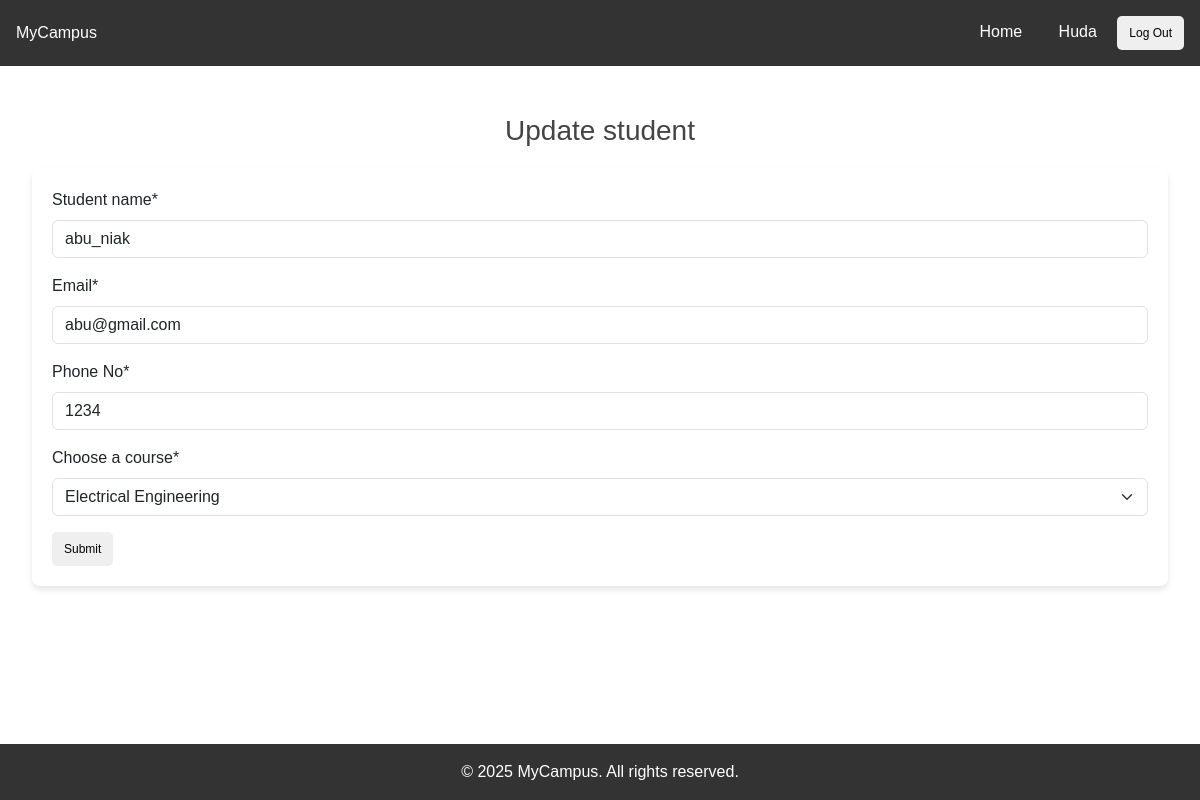
Screenshot of /update/2 (signed in) with the database file from the repository.
### student/models.py (models this page shows, shortened)
class Student(models.Model):
    COURSE_CHOICES = [
        ('CS', 'Computer Science'),
        ('IT', 'Information Technology'),
        ('EE', 'Electrical Engineering'),
        ('ME', 'Mechanical Engineering'),
    ]
    name = models.CharField(max_length=50)
    email = models.EmailField(unique=True)
    phone = models.CharField(max_length=15)
    course = models.CharField(max_length=50, choices=COURSE_CHOICES)
    created_by = models.ForeignKey(User, on_delete=models.CASCADE)

### student/views.py (the view, shortened to what this page needs)
# urls.py: path('update/<int:pk>', views.Update_student.as_view(), name='Update_student'),
class Update_student(LoginRequiredMixin, UpdateView):
  model = models.Student
  form_class = forms.StudentForm
  template_name = 'createStudent.html'
  success_url = reverse_lazy('User_profile')
  pk_url_kwarg = 'pk'
  def get_context_data(self, **kwargs):
      context = super().get_context_data(**kwargs)
      context['edit'] = True
      messages.success(self.request, "Student record updated successfully!")
      return context

### student/forms.py
class StudentForm(forms.ModelForm):
    class Meta:
        model = models.Student
        fields = ['name', 'email', 'phone', 'course']
        labels = {
            "name": "Student name",
            "email": "Email",
            "phone": "Phone No",
            "course": "Choose a course"
        }

### student/context_processors.py (called while the page is built)
def site_data(request):
  return {
    'app_name': 'MyCampus',
    'footer_info': '2025 MyCampus. All rights reserved.',
  }

### student/templates/createStudent.html (shortened to what this page needs)
{% extends 'layout.html'%}
{% load crispy_forms_tags %}
{% block content %}
<main class="content">
  <h1>{% if edit%} Update student {% else %} Create a new student {% endif %} </h1>
  <div class="container">
    <form method="POST" enctype="multipart/form-data">
      {{ form | crispy }}
      <button type="submit" >Submit</button>
    </form>
  </div>
</main>
{% endblock %} {% block title%} {% if edit%} Update Form {% else %} Create Form {% endif %}  {% endblock %}

### student/templates/components/nav.html (shortened to what this page needs)
<header class="navbar">
  <div class="logo">{{app_name}} </div>
  <nav>
      <a href={% url 'Home' %}>Home</a>
      {% if user.is_authenticated %}
        <a href={% url 'User_profile' %}>{{ user.username | title }}</a>
        <form action="{% url 'User_logout' %}" method="POST" style="display:inline;">
            <button type="submit">Log Out</button>
        </form>
    {% else %}
        <a href={% url 'User_login' %}>User</a>
        <a href="{% url 'User_login' %}">Log In</a>
        <a href="{% url 'User_create' %}">Sign Up</a>
    {% endif %}
  </nav>
</header>

### student/static/css/styles.css (style rules this page uses)
* { margin: 0; padding: 0; box-sizing: border-box; }
body { display: flex; flex-direction: column; min-height: 100vh; font-family: Arial, sans-serif; }
a { text-decoration: none; }
.navbar { background-color: #333; color: #fff; padding: 1rem; display: flex; justify-content: space-between; align-items: center; }
.navbar a { color: #fff; text-decoration: none; margin: 0 1rem; }
.content { flex: 1; padding: 2rem; }
.container { max-width: 1200px; margin: 20px auto; padding: 20px; background: #fff; border-radius: 8px; box-shadow: 0 4px 6px rgba(0, 0, 0, 0.1); }
h1 { text-align: center; margin-bottom: 20px; font-size: 28px; color: #444; }
button { display: inline-flex; align-items: center; justify-content: center; border: none; border-radius: 5px; padding: 8px 12px; font-size: 12px; cursor: pointer; transition: background-color 0.3s; text-decoration: none; }

### rows the page displays
Student: name "abu_niak", email "abu@gmail.com", phone "1234", course "Electrical Engineering"

### other values shown
{{ app_name }} "MyCampus"
{{ user.username | title }} "Huda"
{{ footer_info }} "2025 MyCampus. All rights reserved."
